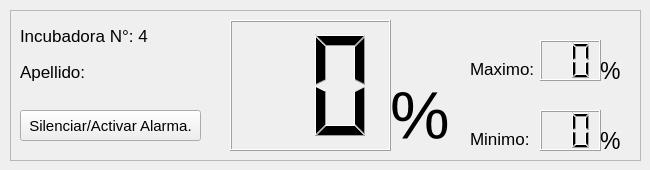
    <widget class="QWidget" name="tab_12">
     <attribute name="title">
      <string>Monitoreo.</string>
     </attribute>
     <widget class="QFrame" name="frame_5">
      <property name="geometry">
       <rect>
        <x>10</x>
        <y>10</y>
        <width>631</width>
        <height>151</height>
       </rect>
      </property>
      <property name="font">
       <font>
        <pointsize>11</pointsize>
       </font>
      </property>
      <property name="styleSheet">
       <string notr="true">selection-color: qlineargradient(spread:reflect, x1:0, y1:0, x2:1, y2:0, stop:1 rgba(188, 233, 255, 255));</string>
      </property>
      <property name="frameShape">
       <enum>QFrame::StyledPanel</enum>
      </property>
      <property name="frameShadow">
       <enum>QFrame::Raised</enum>
      </property>
      <widget class="QLCDNumber" name="lcdNumber_13">
       <property name="geometry">
        <rect>
         <x>220</x>
         <y>10</y>
         <width>161</width>
         <height>131</height>
        </rect>
       </property>
       <property name="sizePolicy">
        <sizepolicy hsizetype="Minimum" vsizetype="Minimum">
         <horstretch>0</horstretch>
         <verstretch>0</verstretch>
        </sizepolicy>
       </property>
       <property name="font">
        <font>
         <pointsize>11</pointsize>
        </font>
       </property>
       <property name="smallDecimalPoint">
        <bool>true</bool>
       </property>
       <property name="digitCount">
        <number>2</number>
       </property>
       <property name="mode">
        <enum>QLCDNumber::Dec</enum>
       </property>
       <property name="segmentStyle">
        <enum>QLCDNumber::Filled</enum>
       </property>
      </widget>
      <widget class="QLCDNumber" name="lcdNumber_14">
       <property name="geometry">
        <rect>
         <x>530</x>
         <y>30</y>
         <width>61</width>
         <height>41</height>
        </rect>
       </property>
       <property name="digitCount">
        <number>2</number>
       </property>
      </widget>
      <widget class="QLCDNumber" name="lcdNumber_15">
       <property name="geometry">
        <rect>
         <x>530</x>
         <y>100</y>
         <width>61</width>
         <height>41</height>
        </rect>
       </property>
       <property name="digitCount">
        <number>2</number>
       </property>
      </widget>
      <widget class="QPushButton" name="pushButton_17">
       <property name="geometry">
        <rect>
         <x>10</x>
         <y>100</y>
         <width>181</width>
         <height>31</height>
        </rect>
       </property>
       <property name="font">
        <font>
         <pointsize>11</pointsize>
        </font>
       </property>
       <property name="text">
        <string>Silenciar/Activar Alarma.</string>
       </property>
      </widget>
      <widget class="QLabel" name="label_53">
       <property name="geometry">
        <rect>
         <x>10</x>
         <y>10</y>
         <width>181</width>
         <height>31</height>
        </rect>
       </property>
       <property name="font">
        <font>
         <pointsize>13</pointsize>
        </font>
       </property>
       <property name="text">
        <string>Incubadora N°: 4</string>
       </property>
      </widget>
      <widget class="QLabel" name="label_54">
       <property name="geometry">
        <rect>
         <x>10</x>
         <y>46</y>
         <width>201</width>
         <height>31</height>
        </rect>
       </property>
       <property name="font">
        <font>
         <pointsize>13</pointsize>
        </font>
       </property>
       <property name="text">
        <string>Apellido:</string>
       </property>
      </widget>
      <widget class="QLabel" name="label_55">
       <property name="geometry">
        <rect>
         <x>460</x>
         <y>50</y>
         <width>71</width>
         <height>17</height>
        </rect>
       </property>
       <property name="font">
        <font>
         <pointsize>13</pointsize>
        </font>
       </property>
       <property name="text">
        <string>Maximo:</string>
       </property>
      </widget>
      <widget class="QLabel" name="label_56">
       <property name="geometry">
        <rect>
         <x>460</x>
         <y>120</y>
         <width>61</width>
         <height>17</height>
        </rect>
       </property>
       <property name="font">
        <font>
         <pointsize>13</pointsize>
        </font>
       </property>
       <property name="text">
        <string>Minimo:</string>
       </property>
      </widget>
      <widget class="QLabel" name="label_57">
       <property name="geometry">
        <rect>
         <x>380</x>
         <y>70</y>
         <width>71</width>
         <height>71</height>
        </rect>
       </property>
       <property name="font">
        <font>
         <pointsize>50</pointsize>
        </font>
       </property>
       <property name="text">
        <string>%</string>
       </property>
      </widget>
      <widget class="QLabel" name="label_58">
       <property name="geometry">
        <rect>
         <x>590</x>
         <y>50</y>
         <width>31</width>
         <height>21</height>
        </rect>
       </property>
       <property name="font">
        <font>
         <pointsize>17</pointsize>
        </font>
       </property>
       <property name="text">
        <string>%</string>
       </property>
      </widget>
      <widget class="QLabel" name="label_59">
       <property name="geometry">
        <rect>
         <x>590</x>
         <y>120</y>
         <width>31</width>
         <height>21</height>
        </rect>
       </property>
       <property name="font">
        <font>
         <pointsize>17</pointsize>
        </font>
       </property>
       <property name="text">
        <string>%</string>
       </property>
      </widget>
     </widget>
    </widget>
